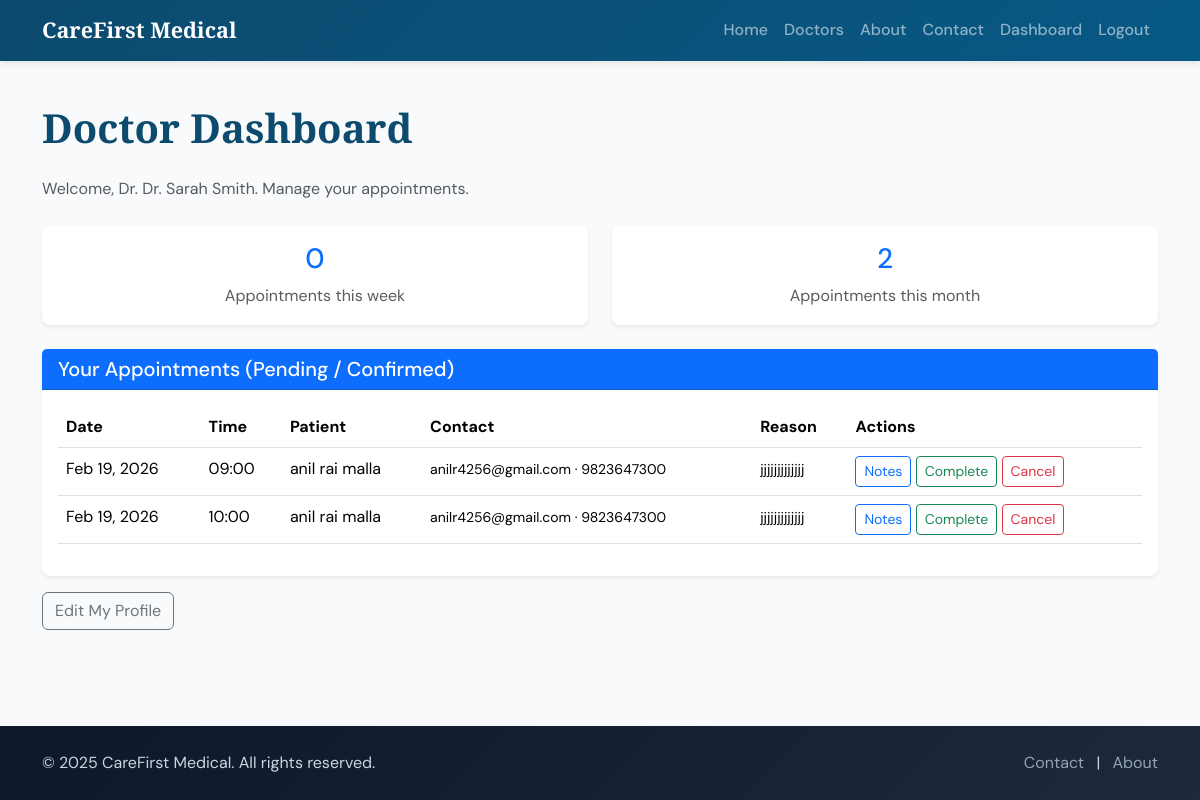
Before: /doctor-dashboard (signed in) with the older database file.
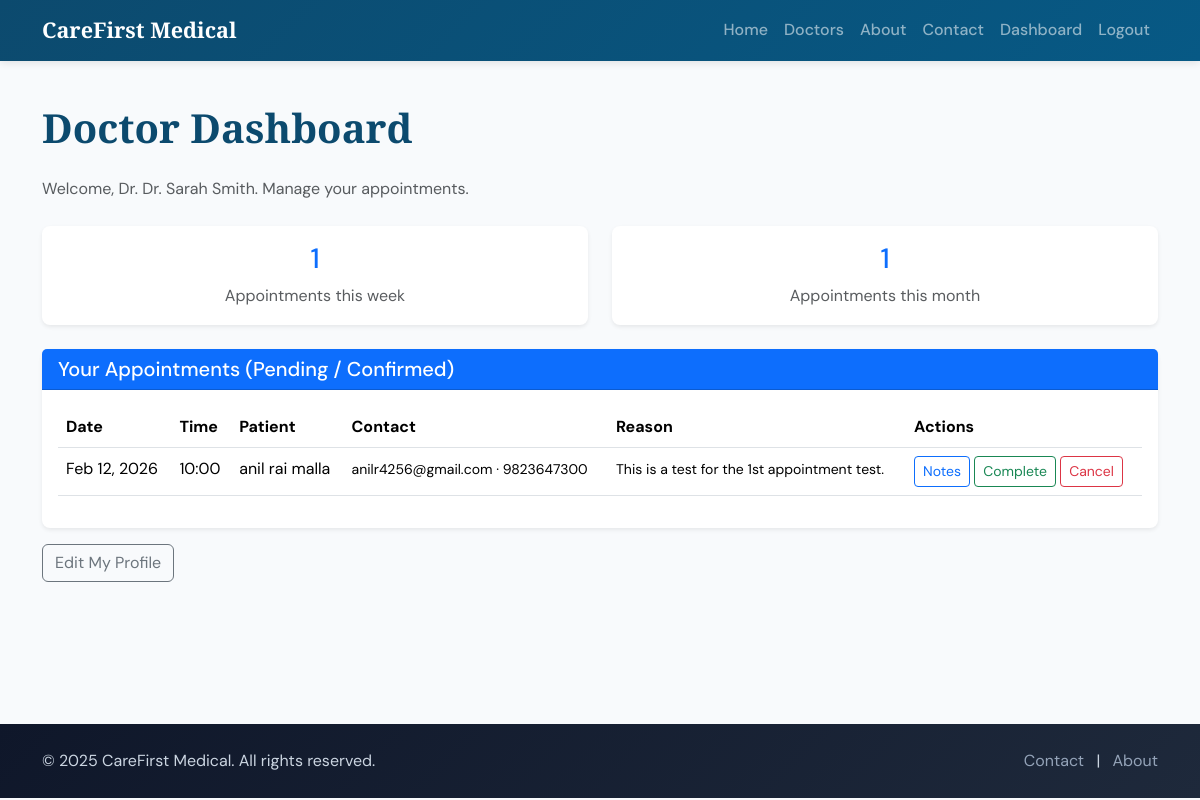
After: the same page with the newer database file.
### models.py (models this page shows, shortened)
class Appointment(db.Model):
    __tablename__ = 'appointments'
    appointment_id = db.Column(db.Integer, primary_key=True)
    patient_id = db.Column(db.Integer, db.ForeignKey('users.user_id'), nullable=False)
    doctor_id = db.Column(db.Integer, db.ForeignKey('doctors.doctor_id'), nullable=False)
    appointment_date = db.Column(db.Date, nullable=False)
    appointment_time = db.Column(db.String(20), nullable=False)  # e.g. "09:00"
    status = db.Column(db.String(20), nullable=False, default='pending')
    reason_for_visit = db.Column(db.Text, nullable=True)
    notes = db.Column(db.Text, nullable=True)  # doctor notes after visit
    created_at = db.Column(db.DateTime, default=datetime.utcnow)
    updated_at = db.Column(db.DateTime, default=datetime.utcnow, onupdate=datetime.utcnow)

class User(UserMixin, db.Model):
    __tablename__ = 'users'
    user_id = db.Column(db.Integer, primary_key=True)
    username = db.Column(db.String(80), unique=True, nullable=False, index=True)
    email = db.Column(db.String(120), unique=True, nullable=False, index=True)
    password_hash = db.Column(db.String(256), nullable=False)
    user_role = db.Column(db.String(20), nullable=False, default='patient')  # patient, doctor, admin
    full_name = db.Column(db.String(120), nullable=True)
    phone_number = db.Column(db.String(20), nullable=True)
    date_of_birth = db.Column(db.Date, nullable=True)
    account_creation = db.Column(db.DateTime, default=datetime.utcnow)
    last_login = db.Column(db.DateTime, nullable=True)
    appointments_as_patient = db.relationship(
        'Appointment', backref='patient_user', lazy='dynamic',
        foreign_keys='Appointment.patient_id', cascade='all, delete-orphan'
    )
    doctor_profile = db.relationship(
        'Doctor', backref='user', uselist=False, lazy='joined',
        foreign_keys='Doctor.user_id', cascade='all, delete-orphan'
    )

### app.py (the view)
@app.route('/doctor-dashboard')
@login_required
@doctor_required
def doctor_dashboard():
    doctor = current_user.doctor_profile
    if not doctor:
        flash('Doctor profile not found.', 'danger')
        return redirect(url_for('index'))
    appointments = Appointment.query.filter_by(doctor_id=doctor.doctor_id).filter(
        Appointment.status.in_(['pending', 'confirmed'])
    ).order_by(Appointment.appointment_date, Appointment.appointment_time).all()
    today = date.today()
    week_start = today - timedelta(days=today.weekday())
    week_end = week_start + timedelta(days=6)
    month_start = today.replace(day=1)
    next_month = month_start + timedelta(days=32)
    month_end = next_month.replace(day=1) - timedelta(days=1)
    count_week = Appointment.query.filter_by(doctor_id=doctor.doctor_id).filter(
        Appointment.appointment_date >= week_start,
        Appointment.appointment_date <= week_end,
        Appointment.status.in_(['pending', 'confirmed'])
    ).count()
    count_month = Appointment.query.filter_by(doctor_id=doctor.doctor_id).filter(
        Appointment.appointment_date >= month_start,
        Appointment.appointment_date <= month_end,
        Appointment.status.in_(['pending', 'confirmed'])
    ).count()
    return render_template('doctor_dashboard.html', appointments=appointments,
                           count_week=count_week, count_month=count_month)

### app.py (called while the page is built)
def doctor_required(f):
    @wraps(f)
    def decorated_view(*args, **kwargs):
        if not current_user.is_authenticated:
            flash('Please log in to access the doctor dashboard.', 'warning')
            return redirect(url_for('login', next=request.url))
        if current_user.user_role != 'doctor':
            flash('You do not have permission to access the doctor dashboard.', 'danger')
            return redirect(url_for('index'))
        return f(*args, **kwargs)
    return decorated_view

@login_manager.user_loader
def load_user(user_id):
    return User.query.get(int(user_id)) if user_id else None

### templates/doctor_dashboard.html (shortened to what this page needs)
{% extends "base.html" %}
{% block content %}
<div class="container py-5">
    <h1 class="section-title mb-4">Doctor Dashboard</h1>
    <p class="text-muted mb-4">Welcome, Dr. {{ current_user.full_name or current_user.username }}. Manage your appointments.</p>
    <div class="row mb-4">
        <div class="col-md-6">
            <div class="card border-0 shadow-sm">
                <div class="card-body text-center">
                    <h3 class="text-primary">{{ count_week }}</h3>
                    <p class="text-muted mb-0">Appointments this week</p>
                </div>
            </div>
        </div>
        <div class="col-md-6">
            <div class="card border-0 shadow-sm">
                <div class="card-body text-center">
                    <h3 class="text-primary">{{ count_month }}</h3>
                    <p class="text-muted mb-0">Appointments this month</p>
                </div>
            </div>
        </div>
    </div>
    <div class="card border-0 shadow-sm">
        <div class="card-header bg-primary text-white">
            <h5 class="mb-0">Your Appointments (Pending / Confirmed)</h5>
        </div>
        <div class="card-body">
            {% if appointments %}
            <div class="table-responsive">
                <table class="table table-hover">
                    <thead>
                        <tr>
                            <th>Date</th>
                            <th>Time</th>
                            <th>Patient</th>
                            <th>Contact</th>
                            <th>Reason</th>
                            <th>Actions</th>
                        </tr>
                    </thead>
                    <tbody>
                        {% for apt in appointments %}
                        <tr>
                            <td>{{ apt.appointment_date.strftime('%b %d, %Y') }}</td>
                            <td>{{ apt.appointment_time }}</td>
                            <td>{{ apt.patient_user.full_name or apt.patient_user.username }}</td>
                            <td><small>{{ apt.patient_user.email }}{% if apt.patient_user.phone_number %} · {{ apt.patient_user.phone_number }}{% endif %}</small></td>
                            <td><small>{{ apt.reason_for_visit[:50] }}{% if apt.reason_for_visit|length > 50 %}...{% endif %}</small></td>
                            <td>
                                <a href="{{ url_for('appointment_notes', appointment_id=apt.appointment_id) }}" class="btn btn-outline-primary btn-sm">Notes</a>
                                <form method="post" action="{{ url_for('complete_appointment', appointment_id=apt.appointment_id) }}" class="d-inline">
                                    <button type="submit" class="btn btn-outline-success btn-sm">Complete</button>
                                </form>
                                <form method="post" action="{{ url_for('cancel_appointment', appointment_id=apt.appointment_id) }}" class="d-inline" onsubmit="return confirm('Cancel this appointment?');">
                                    <button type="submit" class="btn btn-outline-danger btn-sm">Cancel</button>
                                </form>
                            </td>
                        </tr>
                        {% endfor %}
                    </tbody>
                </table>
            </div>
            {% else %}
            <p class="text-muted mb-0">No upcoming appointments.</p>
            {% endif %}
        </div>
    </div>
    <div class="mt-3">
        <a href="{{ url_for('profile_edit') }}" class="btn btn-outline-secondary">Edit My Profile</a>
    </div>
</div>
{% endblock %}

Changed rows visible on the page:
removed Appointment: appointment_date "Feb 19, 2026", appointment_time "10:00", patient_user "anil rai malla", patient_user.email "anilr4256@gmail.com", patient_user.phone_number "9823647300", reason_for_visit "jjjjjjjjjjjjj"
changed Appointment "anil rai malla": appointment_date "Feb 19, 2026" → "Feb 12, 2026"; appointment_time "09:00" → "10:00"; reason_for_visit "jjjjjjjjjjjjj" → "This is a test for the 1st appointment test."
Other visible differences:
{{ count_week }}: "0" → "1"
{{ count_month }}: "2" → "1"
